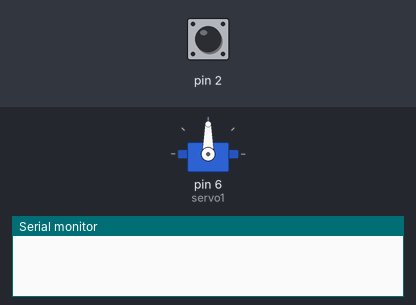
Bench run of a sketch on a simulated Arduino Uno, built with avr-gcc and run on an emulated ATmega328P. Parts: servo, the last lines printed to the serial monitor. Inputs (shaded band) come from the test bench; at power-on: pin 2 HIGH.

Above: at 1.2 s.
1.3 s: pin 2 driven LOW
At 2.4 s:
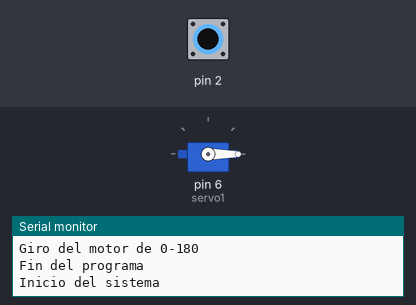
2.8 s: pin 2 pulsed HIGH 2 times (0.12 s each, 0.3 s apart)
6.4 s: pin 2 pulsed HIGH 5 times (0.12 s each, 0.3 s apart)
Timing chart, 0 to 9.4 s (numbered marks = the images above; inputs shaded):
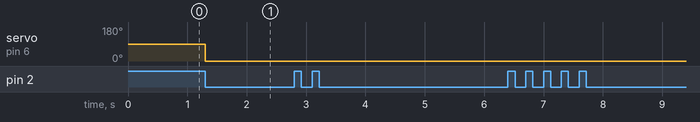

Measured:
- after the input at 1.3 s, servo on pin 6 (servo1): 90° → 0° at once

The sketch:

BolaniosBolivar_DeberNo5.ino
```cpp
/* Deber No 5
 *  Bolaños Bolivar
 *
 * Realizar un programa que mediante interrupciones tenga 3 modos: Inicio del sistema, giro de motor y fin de programa.
 * El giro debe ser ingresado por comunicación serial.
 */
 #include <Servo.h>
 Servo servo1;
 int modo=0;
 String limit;
 int li=0;
void setup() {
  servo1.attach(6);
  Serial.begin(9600);
  attachInterrupt(0,mod,LOW);
}

void loop() {

  if(modo==2){
    if(Serial.available()>0){
      delay(500);
      limit=Serial.readString();
      li=limit.toInt();
      if(li<=180 && li>=0){
      servo1.write(li);
      delay(500);
      }else{
        Serial.println("Dato erroneo ingrese nuevamente");
        delay(500);
        }
      }
     }

}

void mod(){
  switch(modo){
    case 0:
    Serial.println("Inicio del sistema ");
    modo++;
    break;
    case 1:
    Serial.println("Giro del motor de 0-180 ");
    modo++;
    break;
    case 2:

    Serial.println("Fin del programa ");
    modo=0;
    li=0;
    servo1.write(li);
    break;
    default:
    modo=0;
    break;
    }
  }
```
